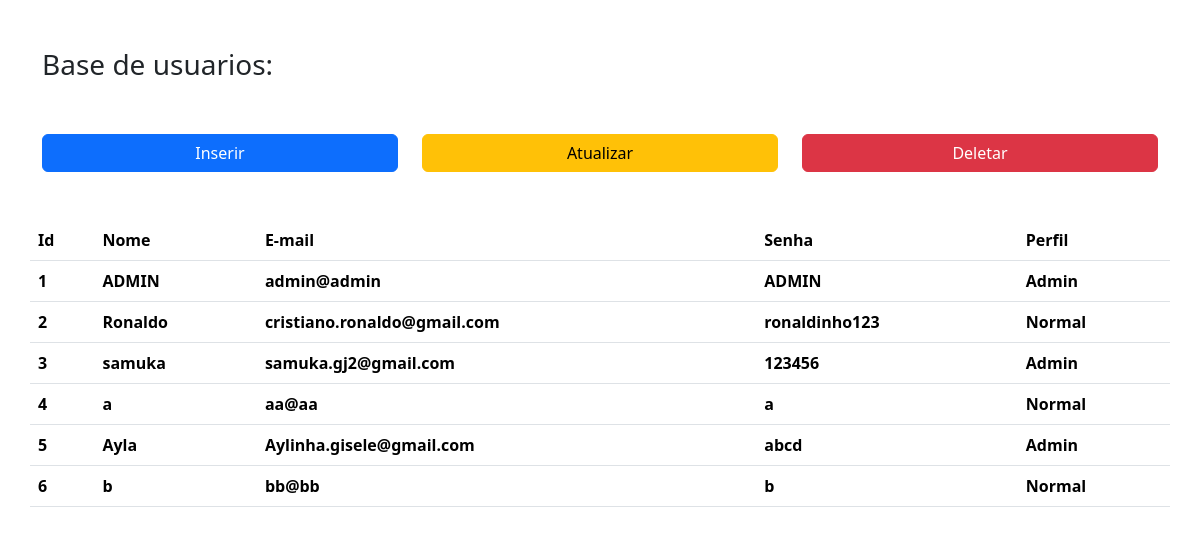
/admin, run on an earlier commit of the app's database.
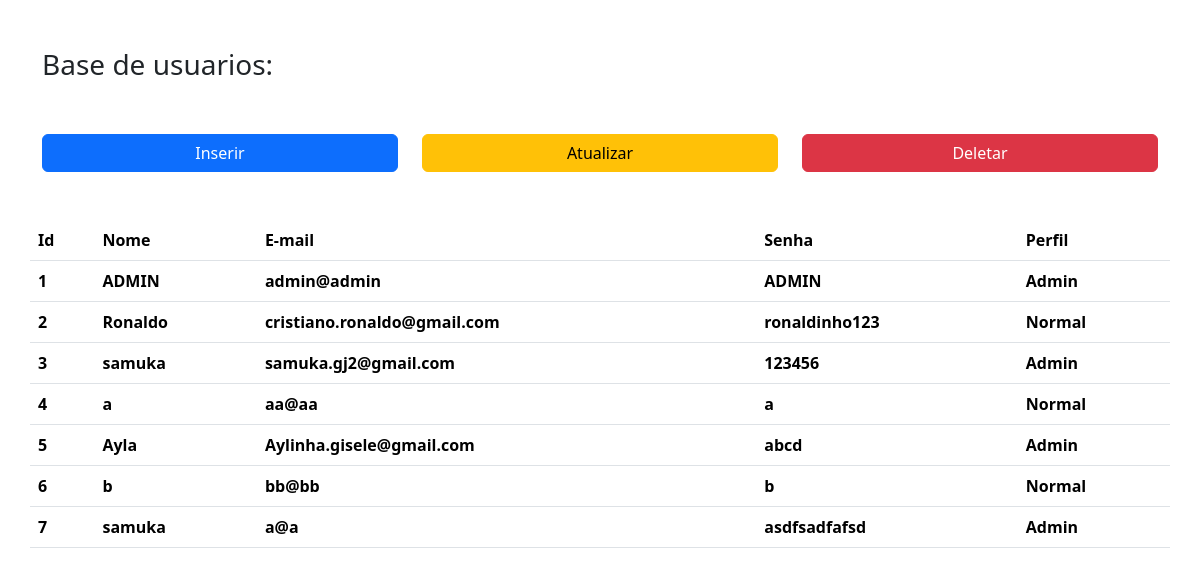
And on a later commit of the database.
### app/models/tabelas.py (models this page shows, shortened)
class User(db.Model):
    id = db.Column(db.Integer, primary_key=True, autoincrement=True)
    nome = db.Column(db.String)
    senha = db.Column(db.String)
    email = db.Column(db.String, unique=True)
    admin = db.Column(db.Integer)

### app/controllers/default.py (the view)
@app.route('/admin')
def admin():
     users = User.query.all()
     return render_template('admin.html', users = users)

### app/templates/admin.html (shortened to what this page needs)
{%extends 'base.html'%}
{%block conteudo%}
<div class="container">
    <h3 class="mb-5 mt-5">Base de usuarios:</h3>
    <div class="text-center">
        <div class="row">
            <div class="col-md-4 col-sm-12 mt-1">
                <div class="d-grid gap-2">
                    <button type="button" class="btn btn-primary" data-bs-toggle="offcanvas"
                    data-bs-target="#offcanvas-cadastro" aria-controls="offcanvas-cadastro">Inserir</button>
                </div>
            </div>
            <div class="col-md-4 col-sm-12 mt-1">
                <div class="d-grid gap-2">
                    <button type="button" class="btn btn-warning">Atualizar</button>
                </div>
            </div>
            <div class="col-md-4 col-sm-12 mt-1">
                <div class="d-grid gap-2">
                    <button type="button" class="btn btn-danger"
                    data-bs-toggle="modal" data-bs-target="#modal-delete"">Deletar</button>
                </div>
            </div>
        </div>
    </div>
    <div class="row mt-5">
        <table class="table table-hover table-responsive">
            <thead>
                <tr>
                    <th scope="col">Id</th>
                    <th scope="col">Nome</th>
                    <th scope="col">E-mail</th>
                    <th scope="col">Senha</th>
                    <th scope="col">Perfil</th>
                </tr>
            </thead>
            <tbody>
                {% for e in users %}
                <tr>
                    <th scope="row">
                        <label class="form-check-label">{{e.id}}</label>
                    </th>
                    <th scope="row">
                        <label class="form-check-label">{{e.nome}}</label>
                    </th>
                    <th scope="row">
                        <label class="form-check-label">{{e.email}}</label>
                    </th>
                    <th scope="row">
                        <label class="form-check-label">{{e.senha}}</label>
                    </th>
                    <th scope="row">
                        <label class="form-check-label">
                            {% if e.admin == 1 %}
                                Admin
                                {% else %}
                                Normal
                            {% endif %}
                        </label>
                    </th>
                </tr>
                {% endfor %}
            </tbody>
        </table>
    </div>
</div>
{%endblock%}

### app/templates/base.html (shortened to what this page needs)
<!DOCTYPE html>
<html lang="pt-br">
<head>
    <link href="https://cdn.jsdelivr.net/npm/bootstrap@5.3.1/dist/css/bootstrap.min.css" rel="stylesheet">
</head>
<body>
    {%block conteudo%}
    {%endblock%}
</body>
</html>

What changed in the data, as far as the page shows it:
added User: id "7", nome "samuka", email "a@a", senha "asdfsadfafsd", admin "Admin"
